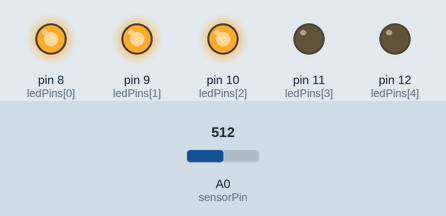
A sketch run on a simulated Arduino Uno, built with avr-gcc and run on an emulated ATmega328P. On the bench: output pins drawn as LEDs (lit = HIGH). The inputs (shaded band) are chosen by the test bench; at power-on: A0 (sensorPin) = 512.

Above: at 1.2 s.
1.3 s: A0 (sensorPin) set to 584
2.8 s: A0 (sensorPin) set to 619
At 3.7 s:
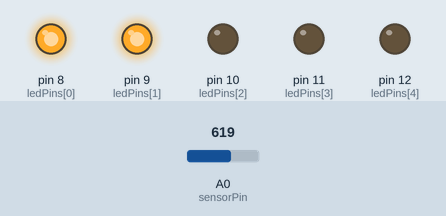
4.3 s: A0 (sensorPin) set to 799
5.8 s: A0 (sensorPin) set to 815
At 7.0 s:
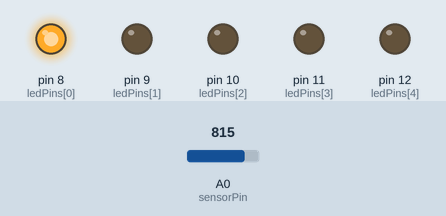
7.3 s: A0 (sensorPin) set to 1000
8.8 s: A0 (sensorPin) set to 1019
At 9.4 s:
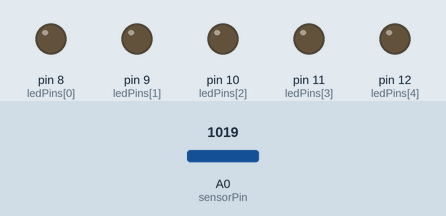
Timing chart, 0 to 11.3 s (numbered marks = the images above; inputs shaded):
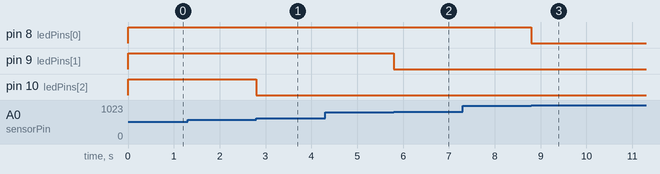

Measured:
- the behaviour switches between 600 and 601 on A0 (sensorPin) (found by bisection; images 0 and 1)
- the behaviour switches between 805 and 806 on A0 (sensorPin) (found by bisection; images 1 and 2)
- the behaviour switches between 1009 and 1010 on A0 (sensorPin) (found by bisection; images 2 and 3)
- after the input at 1.3 s, every drawn part: stays the same
- after the input at 2.8 s, pin 10 (ledPins[2]): HIGH → LOW at once
- after the input at 4.3 s, every drawn part: stays the same
- after the input at 5.8 s, pin 9 (ledPins[1]): HIGH → LOW at once
- after the input at 7.3 s, every drawn part: stays the same
- after the input at 8.8 s, pin 8 (ledPins[0]): HIGH → LOW at once

The sketch:

LED_Project_1.ino
```cpp
/*
 * Adam Charlton
 * LED Project : Assignment 1 : Embedded Systems
 */

int sensorPin = A0;    // select the input pin for the potentiometer

int ledPins[] = {8, 9, 10, 11, 12}; // set pin for the LEDs

double sensorValue = 0;  // variable to store the value coming from the sensor

void setup() {
  // declare the ledPins as an OUTPUT:
  for( int ledPin = 0; ledPin < 5; ledPin++) {
    pinMode(ledPins[ledPin], OUTPUT);
  }
}

void loop() {
  // read the value from the sensor:
  sensorValue = analogRead(sensorPin);

  // set LED (HIGH/LOW) on value from sensorValue
  for ( int ledPin = 0; ledPin < 5; ledPin++){
    (sensorValue < (1010 - (204.6 * ledPin))) ? digitalWrite(ledPins[ledPin], HIGH) : digitalWrite(ledPins[ledPin], LOW);
  }
}
```
